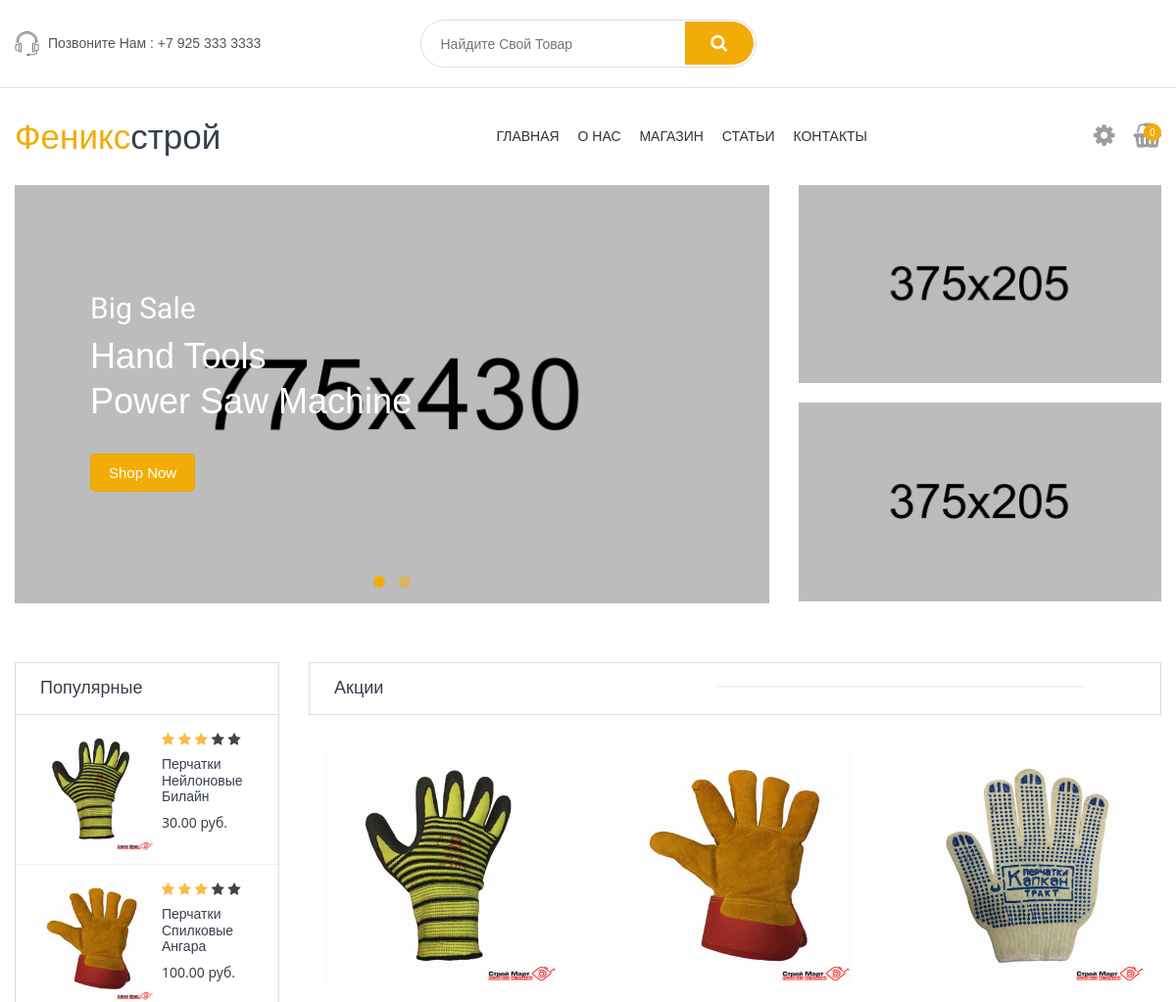
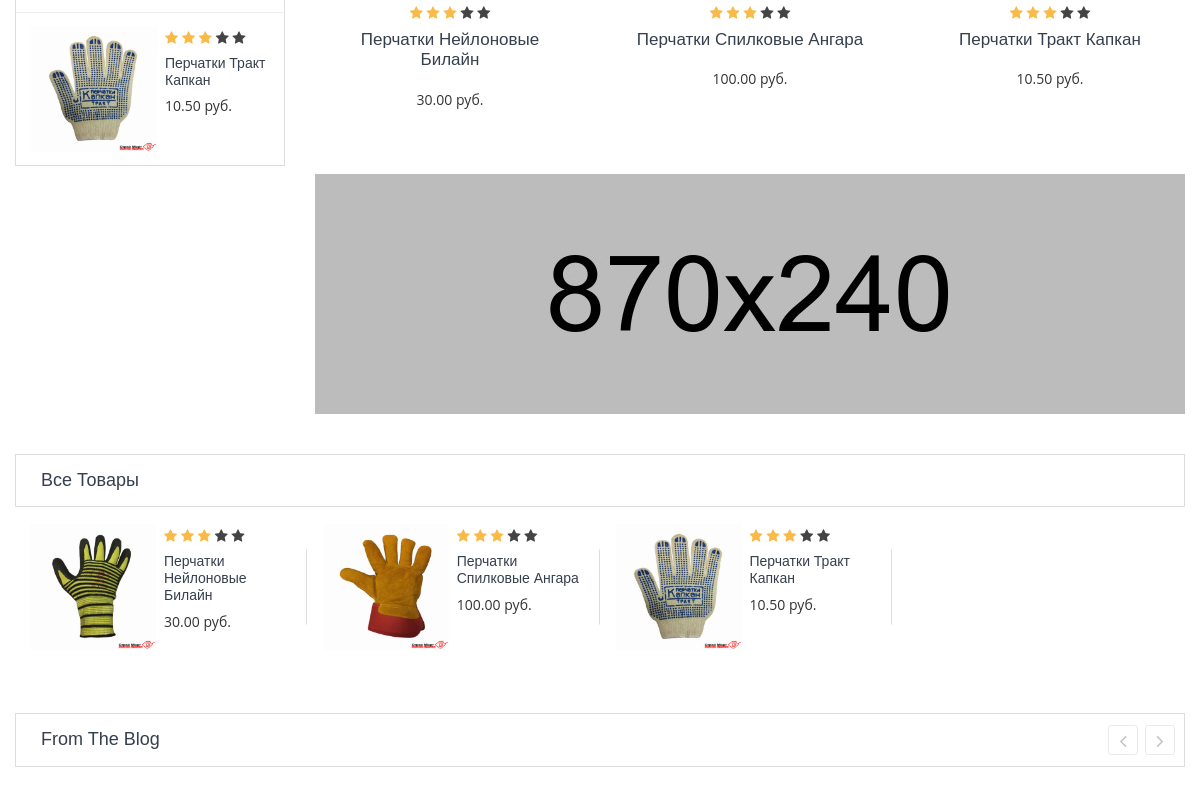
The app's page / (upper part), older data (2 pictures, top to bottom).
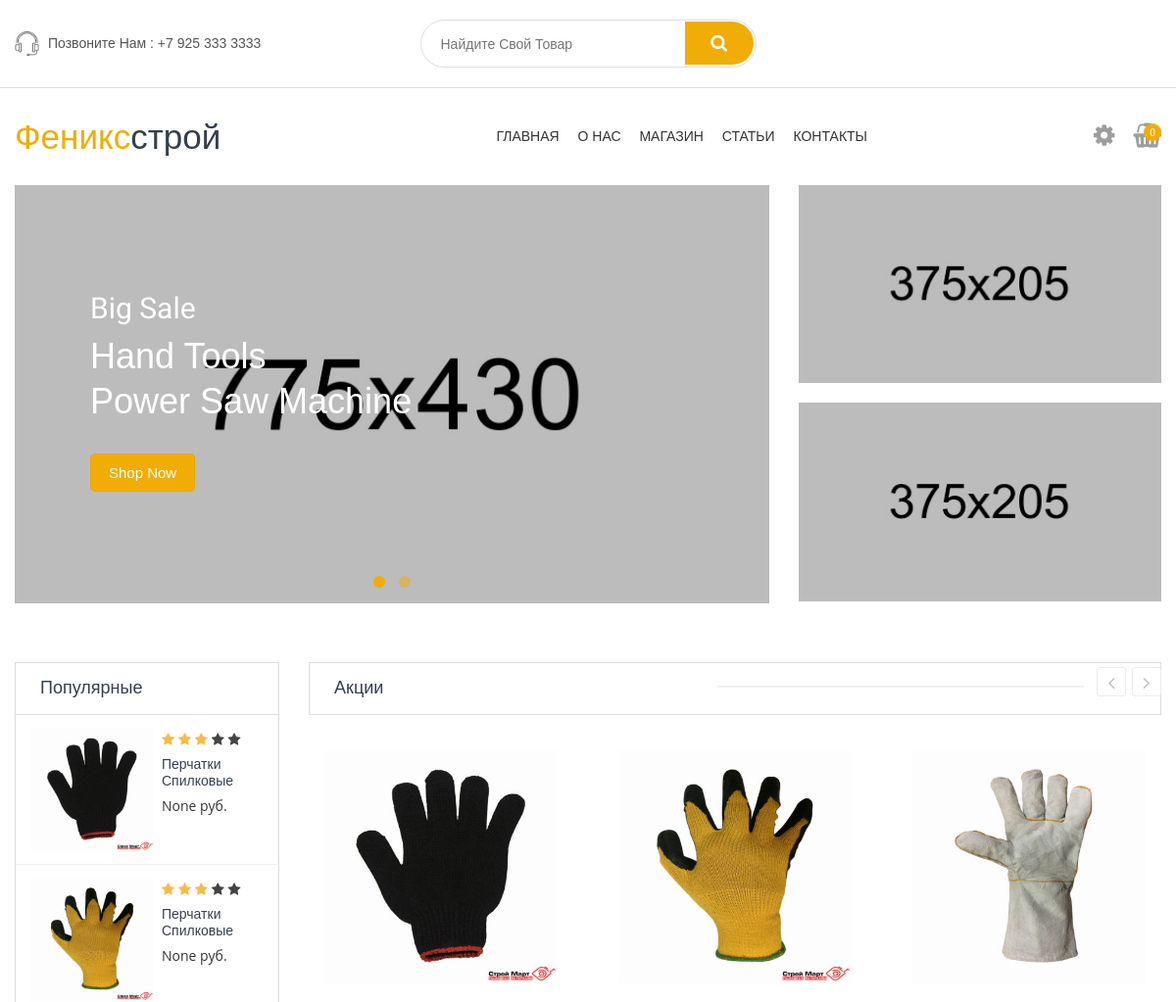
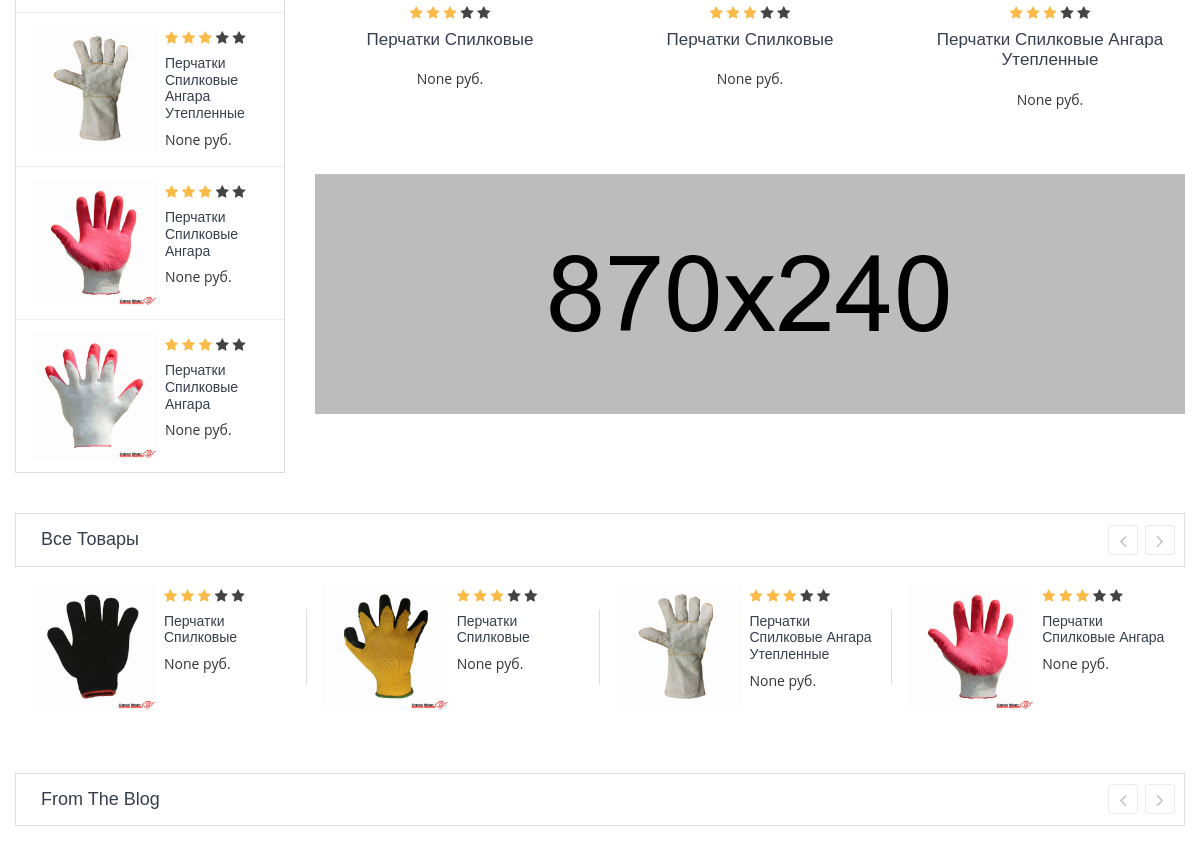
The same page, newer data (2 pictures, top to bottom).
### shop/models.py (models this page shows, shortened)
class Product(models.Model):
    MIN_RESOLUTION = (400, 400)
    name = models.CharField(max_length=255, verbose_name='Название товара')
    slug = models.SlugField(unique=True, verbose_name='Псевдоним')
    article_number = models.CharField(
        max_length=20, verbose_name='Артикул', null=True, blank=True)
    manufacturer = models.ForeignKey(
        Manufacturer,
        on_delete=models.SET_NULL,
        verbose_name='Производитель',
        null=True,
        blank=True,
        related_name='manufacturer_products')
    desctriptions = models.TextField(
        verbose_name='Описание товара', null=True, blank=True)
    category = models.ForeignKey(
        Category,
        on_delete=models.SET_NULL,
        verbose_name='Категория товара',
        related_name='category_products',
        null=True)
    price = models.DecimalField(
        max_digits=9,
        decimal_places=2,
        verbose_name='Цена товара, руб.',
        null=True,
        blank=True)
    image = models.ImageField(
        verbose_name='Изображение товара',
        upload_to='products/',
        null=True,
        blank=True)
    rating = models.IntegerField(
        'Рейтинг', null=True, blank=True, default=0)
    published = models.BooleanField(verbose_name='Опубликовано')
    class Meta:
        verbose_name_plural = 'Товары'
        verbose_name = 'Товар'
        ordering = ('price', 'name')
        abstract = True

class Gloves(Product):
    features = models.CharField(
        max_length=255, verbose_name='свойства товара', null=True, blank=True)
    material = models.CharField(
        max_length=70, verbose_name='материал основы', null=True, blank=True)
    coating_material = models.CharField(
        max_length=70, verbose_name='материал покрытия', null=True, blank=True)
    type_coating = models.CharField(
        max_length=70, verbose_name='тип покрытия', null=True, blank=True)
    color = models.CharField(
        max_length=150, verbose_name='цвет', null=True, blank=True)
    size = models.CharField(
        max_length=150, verbose_name='размер', null=True, blank=True)
    quantity_pack = models.CharField(
        max_length=10,
        verbose_name='количество в упаковке',
        null=True,
        blank=True)
    minimum_packaging = models.CharField(
        max_length=10,
        verbose_name='минимальная упаковка',
        null=True,
        blank=True)
    pair_weight = models.CharField(
        max_length=10, verbose_name='вес пары', null=True, blank=True)
    def get_absolute_url(self):
        return get_product_url(self, 'product_detail')

### shop/views.py (the view)
# urls.py: path('', views.BaseView.as_view(), name='base'),
class BaseView(View):
    def get(self, request, *args, **kwargs):
        categories = Category.objects.filter(published=True).all()
        products = LatestProducts.objects.get_products_for_main_page(
            'gloves',
            whith_respect_to='gloves')
        cart_product_form = CartAddProductForm()
        return render(
            request, 'base.html', {
                'categories': categories,
                'products': products,
                'cart_product_form': cart_product_form})

### cart/forms.py
class CartAddProductForm(forms.Form):
    quantity = forms.IntegerField(initial=1)
    update = forms.BooleanField(
        required=False, initial=False, widget=forms.HiddenInput)

### cart/cart.py (called while the page is built)
    def __len__(self):
        return sum(item['quantity'] for item in self.cart.values())

    def get_total_price(self):
        return sum(Decimal(item['price']) * item['quantity'] for item in self.cart.values())

### cart/context_processors.py (called while the page is built)
def cart(request):
    return {'cart': Cart(request)}

### shop/models.py (called while the page is built, shortened)
def get_product_url(obj, viewname):
    return reverse(viewname, kwargs={'slug': obj.slug, 'id': obj.id})

    @staticmethod
    def get_products_for_main_page(*args, **kwargs):
        with_respect_to = kwargs.get('with_respect_to')
        products = []
        ct_models = ContentType.objects.filter(model__in=args)
        for ct_model in ct_models:
            model_products = (
                ct_model.model_class()._base_manager.all().order_by('-id')[:5])
            products.extend(model_products)
        return products

### templates/base.html (shortened to what this page needs)
<!doctype html>
<html class="no-js" lang="ru">
{% load static %}
<head>
  <link rel="stylesheet" href="{% static 'css/meanmenu.min.css' %}">
  <link rel="stylesheet" href="{% static 'css/animate.css' %}">
  <link rel="stylesheet" href="{% static 'css/nivo-slider.css' %}">
  <link rel="stylesheet" href="{% static 'css/owl.carousel.min.css' %}">
   <link rel="stylesheet" href="{% static 'css/slick.css' %}">
  <link rel="stylesheet" href="{% static 'css/jquery-ui.min.css' %}">
  <link rel="stylesheet" href="{% static 'css/font-awesome.min.css' %}">
  <link rel="stylesheet" href="{% static 'css/jquery.fancybox.css' %}">
  <link rel="stylesheet" href="{% static 'css/bootstrap.min.css' %}">
  <link rel="stylesheet" href="{% static 'css/default.css' %}">
  <link rel="stylesheet" href="{% static 'style.css' %}">
  <link rel="stylesheet" href="{% static 'css/responsive.css' %}">
</head>
<body>
  <div class="box-wrapper homepage">
    <div class="box-layout">
    {% include 'includes/header.html' %}
    {% block content %}
    {% include 'includes/slider_area_start.html' %}
            {% include 'includes/popular_products.html' %}
          <div class="col-xl-9 col-lg-8  order-lg-2">
            {% include 'includes/new_pro_content.html' %}
          </div>
        </div>
      </div>
    </div>
    <div class="upper-banner banner ptb-20 ">
    </div>
    {% include 'includes/best_seller_products.html' %}
    {% include 'includes/blog_page.html' %}
    {% endblock content %}
    </div>
  </div>
</body>
</html>

### templates/includes/popular_products.html
{% load static %}
    <div class="new-products pt-60">
      <div class="container">
        <div class="row">
          <div class="col-xl-3 col-lg-4 order-2">
            <div class="side-product-list">
              <div class="group-title">
                <h2>Популярные</h2>
              </div>
              <div class="slider-right-content side-product-list-active owl-carousel">
                <div class="double-pro">
                  {% for product in products %}
                  <div class="single-product">
                    <div class="pro-img">
                      <a href="{{ product.get_absolute_url }}"><img class="img" src="{{ product.image.url }}" alt="product-image"></a>
                    </div>
                    <div class="pro-content">
                      <div class="product-rating">
                        <i class="fa fa-star"></i>
                        <i class="fa fa-star"></i>
                        <i class="fa fa-star"></i>
                        <i class="fa fa-star"></i>
                        <i class="fa fa-star"></i>
                      </div>
                      <h4><a href="{{ product.get_absolute_url }}">{{ product.name }}</a></h4>
                      <p><span class="price">{{ product.price }} руб.</span></p>
                    </div>
                  </div>
                  {% endfor %}
                </div>
              </div>
            </div>
          </div>

### templates/includes/new_pro_content.html (shortened to what this page needs)
{% load static %}
<div class="new-pro-content">
              <div class="pro-tab-title border-line">
                <div class="group-title">
                  <h2>Акции</h2>
                </div>
              </div>
              <div class="tab-content product-tab-content jump">
                <div id="new-arrival" class="tab-pane active">
                  <div class="new-pro-active owl-carousel">
                    {% for product in products %}
                    <div class="single-product">
                      <div class="pro-img">
                        <a href="{{ product.get_absolute_url }}">
                          <img class="primary-img" src="{{ product.image.url }}" alt="single-product">
                        </a>
                      </div>
                      <div class="pro-content">
                        <div class="product-rating">
                          <i class="fa fa-star"></i>
                          <i class="fa fa-star"></i>
                          <i class="fa fa-star"></i>
                          <i class="fa fa-star"></i>
                          <i class="fa fa-star"></i>
                        </div>
                        <h4><a href="{{ product.get_absolute_url }}">{{ product.name }}</a></h4>
                        <p><span class="price">{{ product.price }} руб.</p>
                      </div>
                    </div>
                    {% endfor %}
                  </div>
                </div>
              </div>
              <div class="single-banner zoom mt-30 mt-sm-10">
              <a href="#"><img src="{% static 'img/banner/tab-banner.jpg' %}" alt="slider-banner"></a>
            </div>
            </div>

### templates/includes/best_seller_products.html
{% load static %}
<div class="best-seller-product pb-50 pb-sm-30">
      <div class="container">
        <div class="group-title">
          <h2>Все товары</h2>
        </div>
        <div class="best-seller-pro-active  owl-carousel slider-right-content">
            {% for product in products %}
            <div class="single-product">
              <div class="pro-img">
                <a href="{{ product.get_absolute_url }}"><img class="img" src="{{ product.image.url }}" alt="product-image"></a>
              </div>
              <div class="pro-content">
                <div class="product-rating">
                  <i class="fa fa-star"></i>
                  <i class="fa fa-star"></i>
                  <i class="fa fa-star"></i>
                  <i class="fa fa-star"></i>
                  <i class="fa fa-star"></i>
                </div>
                <h4><a href="{{ product.get_absolute_url }}">{{ product.name }}</a></h4>
                <p><span class="price">{{ product.price }} руб.</p>
              </div>
            </div>
            {% endfor %}
        </div>
      </div>
    </div>

Row changes from the older to the newer data that the page shows:
no longer on this page (row unchanged): Gloves: image (picture), name "Перчатки Нейлоновые Билайн", price "30.00"
no longer on this page (row unchanged): Gloves: image (picture), name "Перчатки Спилковые Ангара", price "100.00"
no longer on this page (row unchanged): Gloves: image (picture), name "Перчатки Тракт Капкан", price "10.50"
added Gloves: image (picture), name "Перчатки Спилковые", price "None"
added Gloves: image (picture), name "Перчатки Спилковые", price "None"
added Gloves: image (picture), name "Перчатки Спилковые Ангара Утепленные", price "None"
added Gloves: image (picture), name "Перчатки Спилковые Ангара", price "None"
added Gloves: image (picture), name "Перчатки Спилковые Ангара", price "None", shown under "Популярные"
